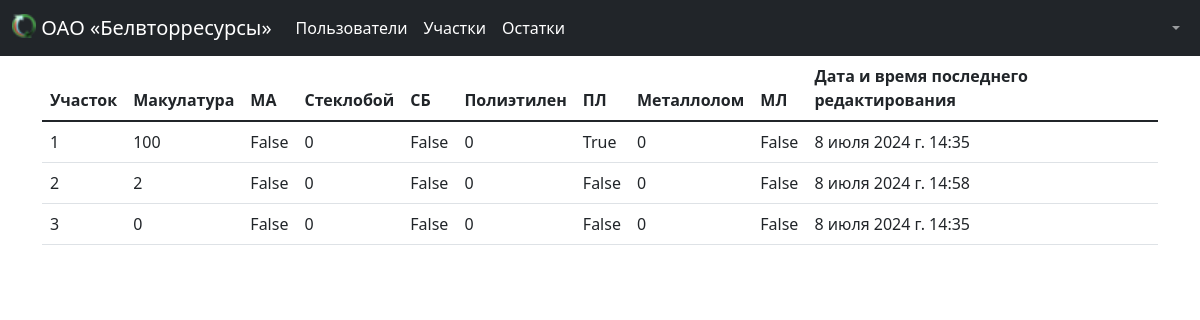
Screenshot of /bvr/remains (signed in) with the database file from the repository.
### bvr/models.py (models this page shows, shortened)
class Remains(models.Model):
    sector = models.OneToOneField(ProcurementSector, on_delete=models.CASCADE, verbose_name="Sector", blank=True,
                                  null=True)
    wastepaper_count = models.IntegerField(verbose_name="Макулатура (количество)", default=0)
    wastepaper_needs_exportation = models.BooleanField(verbose_name="Макулатура (нужен вывоз)", default=False)
    cullet_count = models.IntegerField(verbose_name="Стеклобой (количество)", default=0)
    cullet_needs_exportation = models.BooleanField(verbose_name="Стеклобой (нужен вывоз)", default=False)
    polyethylene_count = models.IntegerField(verbose_name="Полиэтилен (количество)", default=0)
    polyethylene_needs_exportation = models.BooleanField(verbose_name="Полиэтилен (нужен вывоз)", default=False)
    scrap_metal_count = models.IntegerField(verbose_name="Металлолом (количество)", default=0)
    scrap_metal_needs_exportation = models.BooleanField(verbose_name="Металлолом (нужен вывоз)", default=False)
    date_time_updated = models.DateTimeField(verbose_name="Дата и время последнего редактирования", auto_now=True)
    class Meta:
        verbose_name = 'Остаток материальных ресурсов'
        verbose_name_plural = 'Остатки материальных ресурсов'
        ordering = ("sector",)

class ProcurementSector(models.Model):
    sector_number = models.CharField(max_length=50, verbose_name="Sector Number")
    sector_address = models.TextField(verbose_name="Sector address", blank=True, null=True)
    comments = models.TextField(verbose_name="Comments", blank=True, null=True)
    class Meta:
        verbose_name = 'Участок заготовки'
        verbose_name_plural = 'Участки заготовки'
        ordering = ("sector_number",)

### bvr/views.py (the view, shortened to what this page needs)
# urls.py: path('remains', views.remain_list, name='remains'),
@login_required
def remain_list(request):
    if request.user.is_superuser:
        remains_list = Remains.objects.all()
        return render(request, 'bvr/remains/remains_list.html', {'remains_list': remains_list})

### bvr/templates/bvr/remains/remains_list.html (shortened to what this page needs)
{% extends 'base.html' %}
{% load widget_tweaks %}
{% load static %}
{% block content %}
    <div class="container">
        {% if request.user.is_superuser %}
            <table class="table">
                <thead>
                <tr>
                    <th scope="col">Участок</th>
                    <th scope="col">Макулатура</th>
                    <th scope="col">МА</th>
                    <th scope="col">Стеклобой</th>
                    <th scope="col">СБ</th>
                    <th scope="col">Полиэтилен</th>
                    <th scope="col">ПЛ</th>
                    <th scope="col">Металлолом</th>
                    <th scope="col">МЛ</th>
                    <th scope="col">Дата и время последнего редактирования</th>
                </tr>
                </thead>
                <tbody>
                {% for remain in remains_list %}
                    <tr>
                        <td>{{ remain.sector.sector_number }}</td>
                        <td>{{ remain.wastepaper_count }}</td>
                        <td>{{ remain.wastepaper_needs_exportation }}</td>
                        <td>{{ remain.cullet_count }}</td>
                        <td>{{ remain.cullet_needs_exportation }}</td>
                        <td>{{ remain.polyethylene_count }}</td>
                        <td>{{ remain.polyethylene_needs_exportation }}</td>
                        <td>{{ remain.scrap_metal_count }}</td>
                        <td>{{ remain.scrap_metal_needs_exportation }}</td>
                        <td>{{ remain.date_time_updated }}</td>
                    </tr>
                {% endfor %}
                </tbody>
            </table>
        {% else %}
            У Вас недостаточно прав для просмотра этой страницы
        {% endif %}
    </div>
{% endblock %}

### rows the page displays
Remains: sector.sector_number "1", wastepaper_count "100", wastepaper_needs_exportation "False", cullet_count "0", cullet_needs_exportation "False", polyethylene_count "0", polyethylene_needs_exportation "True", scrap_metal_count "0", scrap_metal_needs_exportation "False", date_time_updated "8 июля 2024 г. 14:35"
Remains: sector.sector_number "2", wastepaper_count "2", wastepaper_needs_exportation "False", cullet_count "0", cullet_needs_exportation "False", polyethylene_count "0", polyethylene_needs_exportation "False", scrap_metal_count "0", scrap_metal_needs_exportation "False", date_time_updated "8 июля 2024 г. 14:58"
Remains: sector.sector_number "3", wastepaper_count "0", wastepaper_needs_exportation "False", cullet_count "0", cullet_needs_exportation "False", polyethylene_count "0", polyethylene_needs_exportation "False", scrap_metal_count "0", scrap_metal_needs_exportation "False", date_time_updated "8 июля 2024 г. 14:35"
